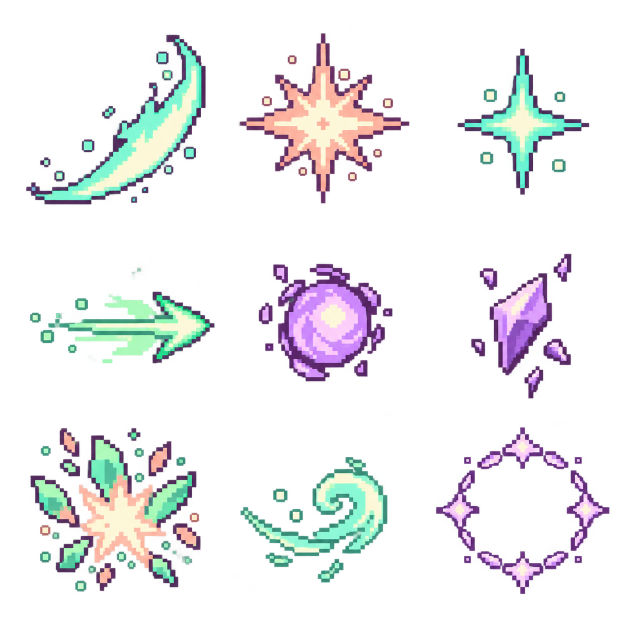
#> input picture art/pastel/source/combat-fx-original.png, 1254 x 1254 px (shown at 1/2 size)
$ python import-combat-fx.py
#> lines starting #> are read from the running program, lines starting #| are printed output that depends on the picture
"""Slice the downloaded ChatGPT original; retain alpha, use nearest sampling only."""
from pathlib import Path
from PIL import Image
import hashlib,json,uuid
ROOT=Path(__file__).resolve().parents[1]
SRC=ROOT/'art/pastel/source/combat-fx-original.png'
DST=ROOT/'assets/resources/ui/pastel/effects'
NAMES=['slash','impact','sparkle','arrow','orb','shard','defeat','wisp','ring']
im=Image.open(SRC).convert('RGBA')
#> im is the input picture: PIL image 1254x1254 RGBA; mean R, G, B, A 36.7, 37.4, 40.9, 45
assert im.size==(1254,1254) and im.getchannel('A').getextrema()==(0,255)
DST.mkdir(parents=True,exist_ok=True)
records=[]
for i,name in enumerate(NAMES):
 x,y=i%3,i//3; bounds=(x*418,y*418,(x+1)*418,(y+1)*418)
 cell=im.crop(bounds);tight=cell.getchannel('A').point(lambda a:255 if a>32 else 0).getbbox()
 assert tight,name
 # All margins remain truly transparent. No backgrounds or alpha removal painted in.
 cell=cell.crop(tight);scale=116/max(cell.size)
 cell=cell.resize((round(cell.width*scale),round(cell.height*scale)),Image.Resampling.NEAREST)
 out=Image.new('RGBA',(128,128));out.alpha_composite(cell,((128-cell.width)//2,(128-cell.height)//2))
 path=DST/(name+'.png');out.save(path)
 meta=path.with_suffix('.png.meta')
 if not meta.exists():
  u=str(uuid.uuid4());meta.write_text(json.dumps({'ver':'1.0.27','importer':'image','imported':True,'uuid':u,'files':['.json','.png'],'subMetas':{'6c48a':{'importer':'texture','uuid':u+'@6c48a','displayName':name,'id':'6c48a','name':'texture','userData':{'wrapModeS':'clamp-to-edge','wrapModeT':'clamp-to-edge','minfilter':'nearest','magfilter':'nearest','mipfilter':'none','anisotropy':0,'isUuid':True,'imageUuidOrDatabaseUri':u,'visible':False},'ver':'1.0.22','imported':True,'files':['.json'],'subMetas':{}}},'userData':{'type':'texture','fixAlphaTransparencyArtifacts':False,'hasAlpha':True,'redirect':u+'@6c48a'}},indent=2)+'\n')
 records.append({'file':str(path.relative_to(ROOT)),'crop':bounds,'visibleCrop':tight,'dimensions':[128,128],'sha256':hashlib.sha256(path.read_bytes()).hexdigest()})
#> this loop made 9 passes
#> tight on passes 1 to 9: (52, 69, 412, 409), (59, 66, 401, 407), (79, 97, 343, 390), (60, 117, 418, 309), (0, 109, 367, 345), (106, 89, 307, 379), (61, 20, 401, 348), (62, 78, 357, 329), (36, 18, 383, 352)
#> pass 1, `cell = im.crop(bounds)`:
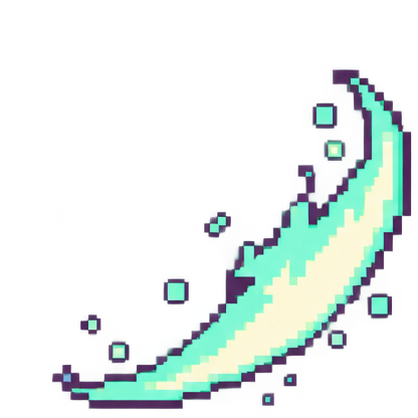
#> cell: PIL image 418x418 RGBA; mean R, G, B, A 38.1, 49.5, 48.7, 55.7; transparent parts drawn white
#> pass 1, `cell = cell.crop(tight)`:
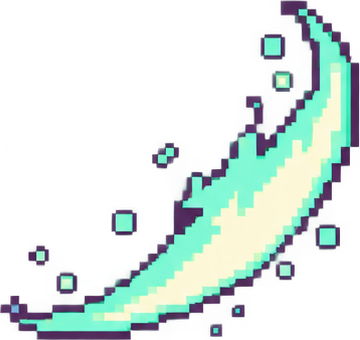
#> cell: PIL image 360x340 RGBA; mean R, G, B, A 54, 70.3, 69, 79.5; transparent parts drawn white
#> pass 1, `cell=cell.resize((round(cell.width*scale),round(cell.height*scale)),Im..`:
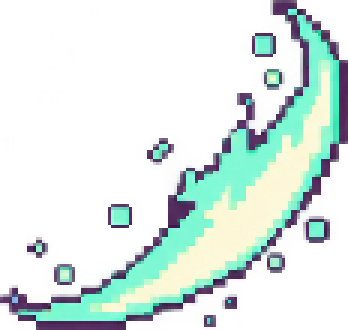
#> cell: PIL image 116x110 RGBA (shown 3 times larger); mean R, G, B, A 54.2, 70.3, 69, 79.9; transparent parts drawn white
#> after the loop:
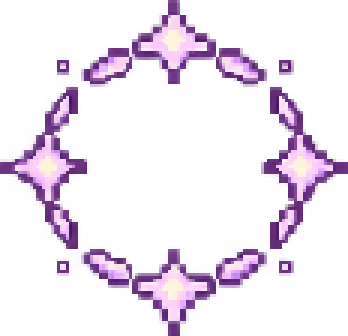
#> cell: PIL image 116x112 RGBA (shown 3 times larger); mean R, G, B, A 50.5, 28.9, 61.3, 46.8; transparent parts drawn white
#> after the loop:
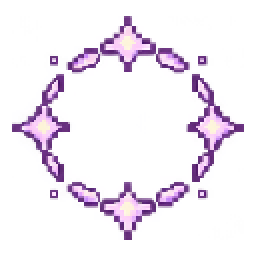
#> out: PIL image 128x128 RGBA (shown 2 times larger); mean R, G, B, A 40, 22.9, 48.6, 37.1; transparent parts drawn white
#> after the loop, records = 9 items
meta=DST.with_suffix('.meta')
if not meta.exists():meta.write_text(json.dumps({'ver':'1.2.0','importer':'directory','imported':True,'uuid':str(uuid.uuid4()),'files':[],'subMetas':{},'userData':{}},indent=2)+'\n')
manifest={'original':str(SRC.relative_to(ROOT)),'originalDimensions':list(im.size),'originalSha256':hashlib.sha256(SRC.read_bytes()).hexdigest(),'transforms':'3x3 cell crop, alpha-visible bounds, centered padding, nearest resize; original retained unchanged','sprites':records}
(ROOT/'art/pastel/combat-fx-import-manifest.json').write_text(json.dumps(manifest,indent=2)+'\n')
print('Imported',len(records),'transparent static effect sprites')
#| Imported 9 transparent static effect sprites

$ run again, with art/pastel/source/faces.png copied over art/pastel/source/combat-fx-original.png
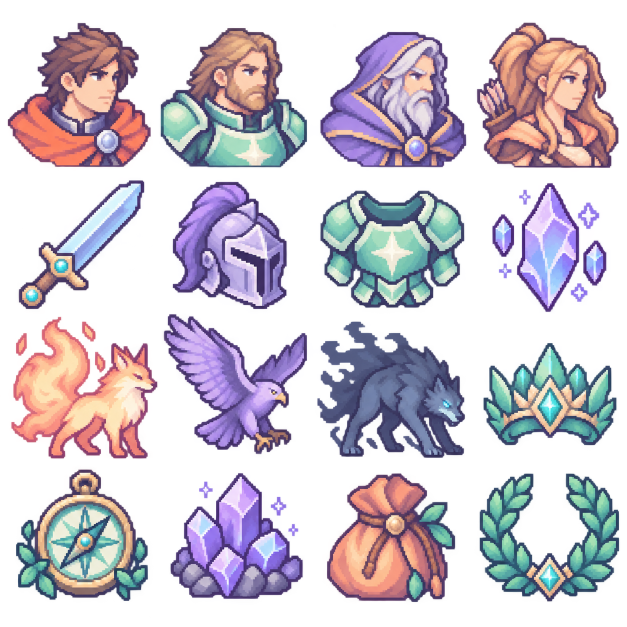
#> input picture art/pastel/source/faces.png, 1254 x 1254 px (shown at 1/2 size)
#> im is the input picture: PIL image 1254x1254 RGBA; mean R, G, B, A 78.4, 68.1, 83.5, 117.1
#> the loop `for i,name in enumerate(NAMES):` made 9 passes
#> tight on passes 1 to 8: (15, 46, 418, 418), (0, 56, 418, 418), (0, 45, 401, 418), (26, 0, 418, 418), (0, 0, 418, 418), (0, 0, 397, 418), (22, 0, 418, 366), (0, 0, 418, 368)
#> after the loop `for i,name in enumerate(NAMES):`:
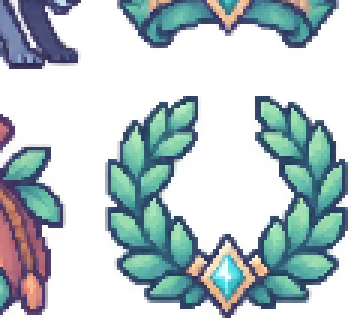
#> cell: PIL image 116x106 RGBA (shown 3 times larger); mean R, G, B, A 48.5, 64.9, 70, 113.4; transparent parts drawn white
#> after the loop `for i,name in enumerate(NAMES):`:
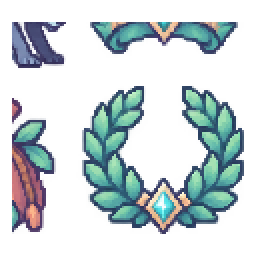
#> out: PIL image 128x128 RGBA (shown 2 times larger); mean R, G, B, A 36.4, 48.7, 52.5, 85.1; transparent parts drawn white
#> after the loop `for i,name in enumerate(NAMES):`: records = 9 items
#| Imported 9 transparent static effect sprites
